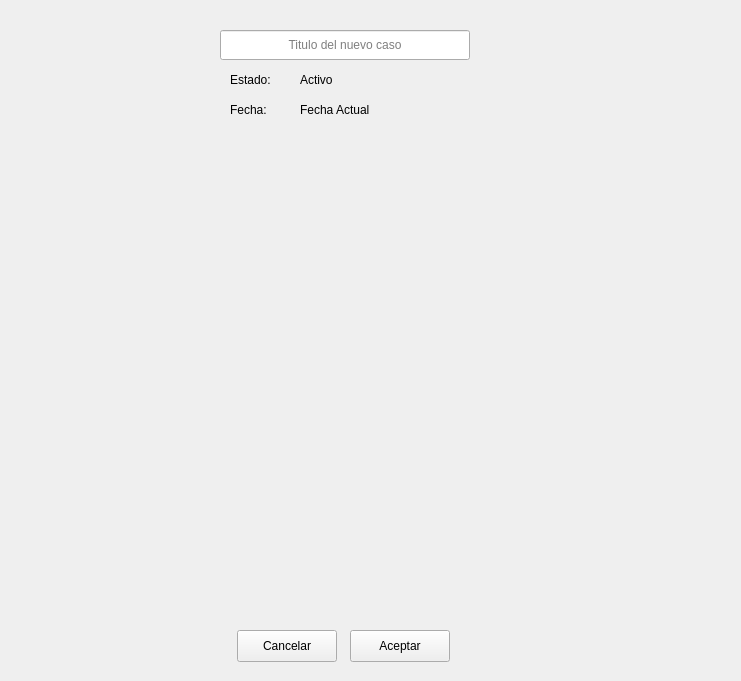
<?xml version="1.0" encoding="UTF-8"?>
<ui version="4.0">
 <class>NewCaseView</class>
 <widget class="QWidget" name="NewCaseView">
  <property name="geometry">
   <rect>
    <x>0</x>
    <y>0</y>
    <width>741</width>
    <height>681</height>
   </rect>
  </property>
  <property name="windowTitle">
   <string>Form</string>
  </property>
  <widget class="QLineEdit" name="lineEdit">
   <property name="geometry">
    <rect>
     <x>220</x>
     <y>30</y>
     <width>250</width>
     <height>30</height>
    </rect>
   </property>
   <property name="minimumSize">
    <size>
     <width>250</width>
     <height>30</height>
    </size>
   </property>
   <property name="maximumSize">
    <size>
     <width>250</width>
     <height>30</height>
    </size>
   </property>
   <property name="focusPolicy">
    <enum>Qt::ClickFocus</enum>
   </property>
   <property name="maxLength">
    <number>200</number>
   </property>
   <property name="alignment">
    <set>Qt::AlignCenter</set>
   </property>
   <property name="placeholderText">
    <string>Titulo del nuevo caso</string>
   </property>
  </widget>
  <widget class="QLabel" name="labelState">
   <property name="geometry">
    <rect>
     <x>230</x>
     <y>70</y>
     <width>80</width>
     <height>20</height>
    </rect>
   </property>
   <property name="minimumSize">
    <size>
     <width>80</width>
     <height>20</height>
    </size>
   </property>
   <property name="maximumSize">
    <size>
     <width>80</width>
     <height>20</height>
    </size>
   </property>
   <property name="text">
    <string>Estado:</string>
   </property>
  </widget>
  <widget class="QLabel" name="labelCurrentDate">
   <property name="geometry">
    <rect>
     <x>230</x>
     <y>100</y>
     <width>80</width>
     <height>20</height>
    </rect>
   </property>
   <property name="minimumSize">
    <size>
     <width>80</width>
     <height>20</height>
    </size>
   </property>
   <property name="maximumSize">
    <size>
     <width>80</width>
     <height>20</height>
    </size>
   </property>
   <property name="text">
    <string>Fecha:</string>
   </property>
  </widget>
  <widget class="QLabel" name="lbEditState">
   <property name="geometry">
    <rect>
     <x>300</x>
     <y>70</y>
     <width>200</width>
     <height>20</height>
    </rect>
   </property>
   <property name="minimumSize">
    <size>
     <width>200</width>
     <height>20</height>
    </size>
   </property>
   <property name="maximumSize">
    <size>
     <width>200</width>
     <height>20</height>
    </size>
   </property>
   <property name="text">
    <string>Activo</string>
   </property>
  </widget>
  <widget class="QLabel" name="lbEditCurrentDate">
   <property name="geometry">
    <rect>
     <x>300</x>
     <y>100</y>
     <width>200</width>
     <height>20</height>
    </rect>
   </property>
   <property name="minimumSize">
    <size>
     <width>200</width>
     <height>20</height>
    </size>
   </property>
   <property name="maximumSize">
    <size>
     <width>200</width>
     <height>20</height>
    </size>
   </property>
   <property name="text">
    <string>Fecha Actual</string>
   </property>
  </widget>
  <widget class="QWidget" name="widgetClients" native="true">
   <property name="geometry">
    <rect>
     <x>50</x>
     <y>130</y>
     <width>641</width>
     <height>481</height>
    </rect>
   </property>
  </widget>
  <widget class="QWidget" name="layoutWidget">
   <property name="geometry">
    <rect>
     <x>230</x>
     <y>630</y>
     <width>228</width>
     <height>32</height>
    </rect>
   </property>
   <layout class="QHBoxLayout" name="horizontalLayout">
    <item>
     <widget class="QPushButton" name="pushButtonCancel">
      <property name="minimumSize">
       <size>
        <width>100</width>
        <height>32</height>
       </size>
      </property>
      <property name="maximumSize">
       <size>
        <width>100</width>
        <height>32</height>
       </size>
      </property>
      <property name="text">
       <string>Cancelar</string>
      </property>
     </widget>
    </item>
    <item>
     <widget class="QPushButton" name="pushButtonAccept">
      <property name="minimumSize">
       <size>
        <width>100</width>
        <height>32</height>
       </size>
      </property>
      <property name="maximumSize">
       <size>
        <width>100</width>
        <height>32</height>
       </size>
      </property>
      <property name="text">
       <string>Aceptar</string>
      </property>
     </widget>
    </item>
   </layout>
  </widget>
  <zorder>layoutWidget</zorder>
  <zorder>lineEdit</zorder>
  <zorder>labelState</zorder>
  <zorder>labelCurrentDate</zorder>
  <zorder>lbEditState</zorder>
  <zorder>lbEditCurrentDate</zorder>
  <zorder>widgetClients</zorder>
 </widget>
 <resources/>
 <connections/>
</ui>
